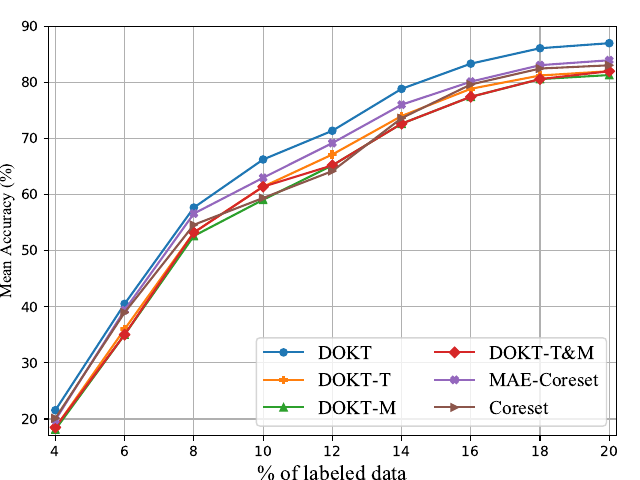

Reproduce this figure in Python.
import matplotlib
matplotlib.use('Agg')
import matplotlib.pyplot as plt
import seaborn as sns
import numpy as np
import os
import matplotlib.font_manager as font_manager
from sys import argv

from matplotlib.axes import Axes
import numpy as np
from PIL import Image
from subprocess import call
from collections import OrderedDict
import matplotlib.ticker as mticker
from matplotlib.ticker import FormatStrFormatter
from matplotlib.pyplot import MultipleLocator




def plt_props():
    plt.rcParams['font.size'] = 14
    plt.rcParams['axes.labelsize'] = 12
    plt.rcParams['font.family'] = 'sans-serif'
    plt.rcParams['font.style'] = 'normal'
    plt.rcParams['font.variant'] = 'normal' 
    plt.rcParams['xtick.labelsize'] = 12
    plt.rcParams['ytick.labelsize'] = 12
    plt.rcParams['legend.fontsize'] = 14
    plt.rcParams['figure.titlesize'] = 12
    plt.rcParams['figure.figsize'] = (6.2, 6.2)
    plt.rcParams['lines.linewidth'] = 1.5
    plt.rcParams['lines.markersize'] = 5.2


m={}

m['DOKT']='o'
m['Coreset']='>'
m['DOKT-T']='P'
m['DOKT-M']='^'
m['DOKT-T&M']='D'
m['MAE-Coreset']='X'






BLEU4_ratios = [item for item in [2, 4, 6, 8, 10, 12, 14, 16, 18, 20]]

BLEU4_DOKT = [5.95,21.57,40.53,57.69,66.26,71.38,78.85,83.34,86.09,86.99  ]
BLEU4_DOKT_error = [0, 0, 0, 0, 0, 0, 0, 0,0,0]
BLEU4_TM = [5.95,18.53,35.04,53.25,61.41,65.21,72.64,77.43,80.59,81.99 ]
BLEU4_TM_error = [0, 0, 0, 0, 0, 0, 0, 0,0,0] 
BLEU4_DOKTT = [5.95,18.47,36.01,53.25,61.41,67.15,74.01,78.86,81.23,82.00 ]
BLEU4_DOKTT_error = [0, 0, 0, 0, 0, 0, 0, 0,0,0]
BLEU4_DOKTM = [5.95,18.13,35.04,52.63,59.08,65.21,72.64,77.43,80.59,81.31  ]
BLEU4_DOKTM_error = [0, 0, 0, 0, 0, 0, 0, 0,0,0]
BLEU4_MAECoreset = [5.95,19.84,39.41,56.62,63.00,69.19,76.02,80.13,83.07,83.95 ]
BLEU4_MAECoreset_error = [0, 0, 0, 0, 0, 0, 0, 0,0,0]
BLEU4_Coreset = [5.95,20.14,38.99,54.62,59.40,64.19,73.62,79.63,82.47,83.05  ]
BLEU4_Coreset_error = [0, 0, 0, 0, 0, 0, 0, 0,0,0]

BLEU4_ratios = BLEU4_ratios[1:];BLEU4_DOKT = BLEU4_DOKT[1:];BLEU4_TM = BLEU4_TM[1:];BLEU4_DOKTT = BLEU4_DOKTT[1:];BLEU4_DOKTM = BLEU4_DOKTM[1:];BLEU4_MAECoreset = BLEU4_MAECoreset[1:];BLEU4_Coreset = BLEU4_Coreset[1:]
fig, ax = plt.subplots(dpi=500)
plt_props()
#plt.rc('font',family='Times New Roman') 
BLEU4_DOKT_plot = plt.errorbar(BLEU4_ratios, BLEU4_DOKT, label='DOKT', marker=m['DOKT'] )

BLEU4_DOKTT_plot = plt.errorbar(BLEU4_ratios, BLEU4_DOKTT, label='DOKT-T', marker=m['DOKT-T'] )
BLEU4_DOKTM_plot = plt.errorbar(BLEU4_ratios, BLEU4_DOKTM, label='DOKT-M', marker=m['DOKT-M'])
BLEU4_TM_plot = plt.errorbar(BLEU4_ratios, BLEU4_TM, label='DOKT-T&M', marker=m['DOKT-T&M'] )
BLEU4_MAECoreset_plot = plt.errorbar(BLEU4_ratios, BLEU4_MAECoreset, label='MAE-Coreset', marker=m['MAE-Coreset'])
BLEU4_Coreset_plot = plt.errorbar(BLEU4_ratios, BLEU4_Coreset, label='Coreset', marker=m['Coreset'])


ax.yaxis.set_major_formatter(FormatStrFormatter('%.f'))
plt.legend(handles=[BLEU4_Coreset_plot, BLEU4_DOKTT_plot, BLEU4_DOKTM_plot, BLEU4_MAECoreset_plot,BLEU4_TM_plot,BLEU4_DOKT_plot], loc=4)
  
font1 = {'family' : 'Times New Roman',
'weight' : 'normal'
}

x_major_locator=MultipleLocator(2)
ax.xaxis.set_major_locator(x_major_locator)
ax.set_xlim(3.8, 20.2)
ax.set_ylim(17, 90)

#plt.text(4.2, 90, r"Accuracy on 100% data = 93.50%", fontsize=12, bbox=dict(facecolor='white', alpha=1, lw=0.8))

#plt.plot([], [], ' ', label= r"Accuracy on 100% data = 93.50%" + '\n')
plt.legend(ncol=2, loc='lower right', prop=font1, frameon = True)
fig.tight_layout()
plt.xlabel('% of labeled data',font1, size = 15.5)
plt.ylabel('Mean Accuracy (%)',font1, size = 12)  
#plt.text(4.9, 15+19*0.95 , r"BLEU4 for 100% labeled data = 36.2 ", size = 14.5) 
#plt.title('CIFAR-10')
plt.grid(True)
fig.savefig('ablation.pdf',dpi=600,format='pdf')

